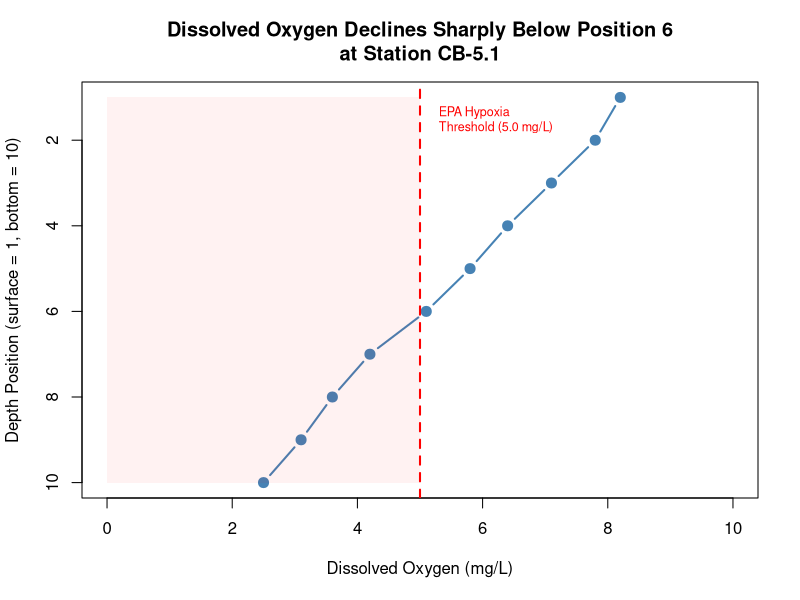
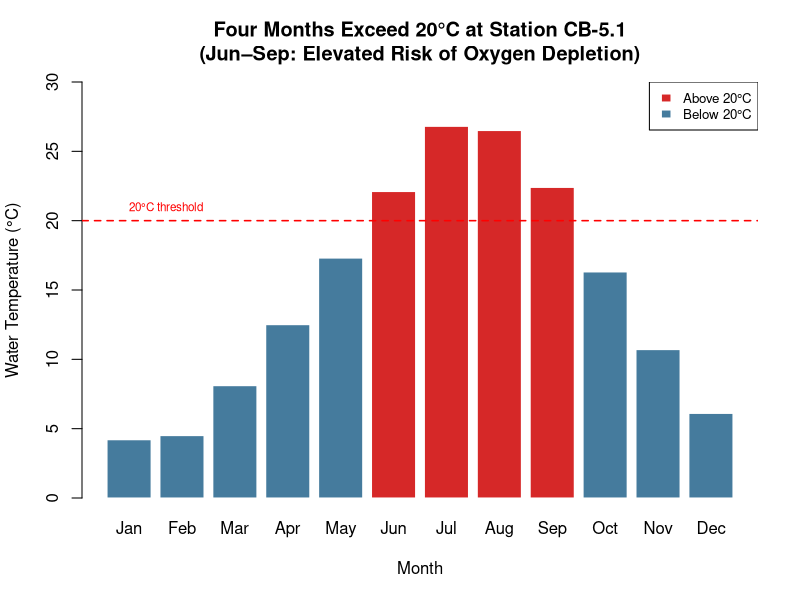
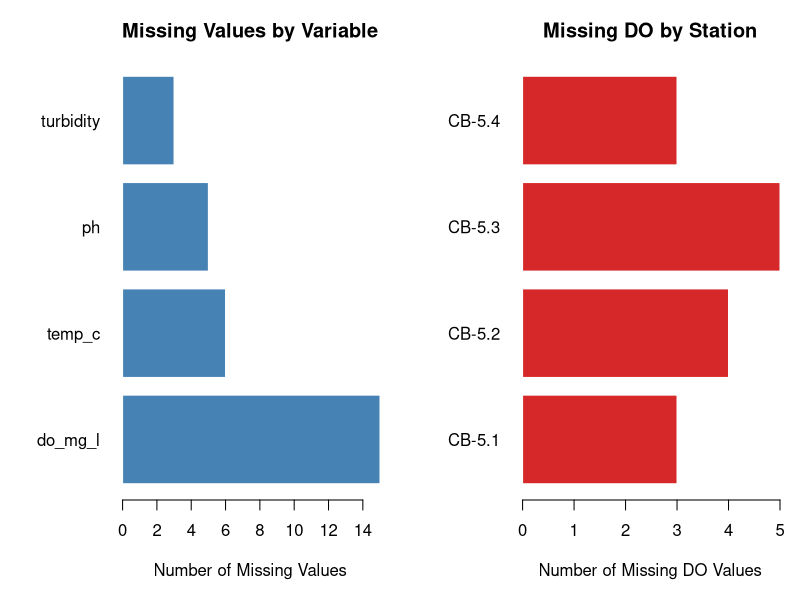
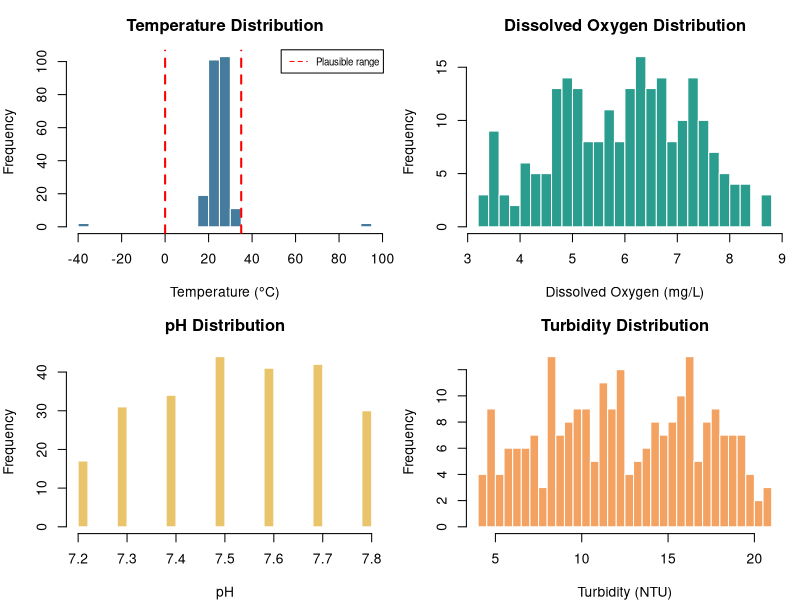
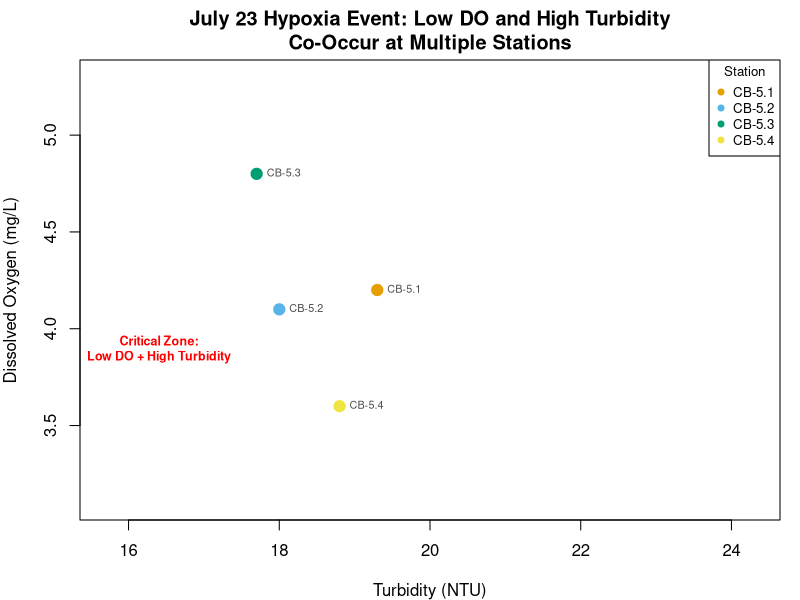
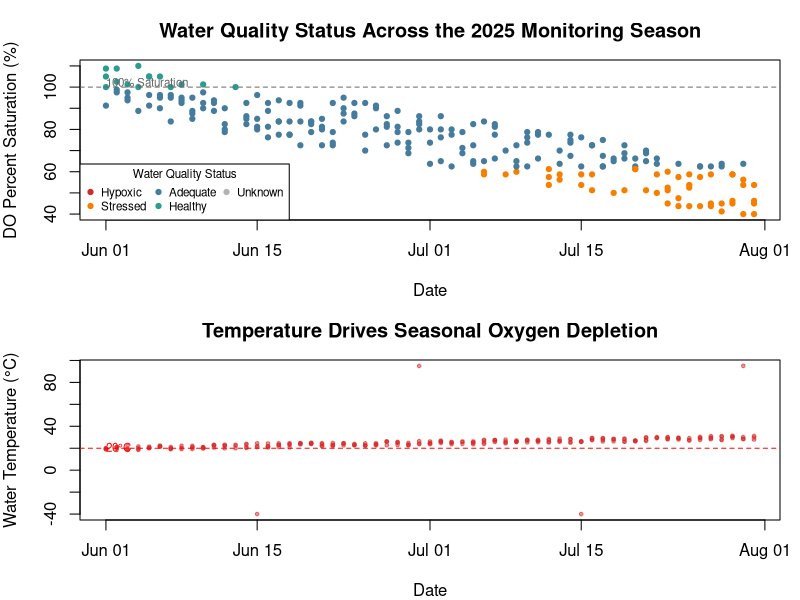
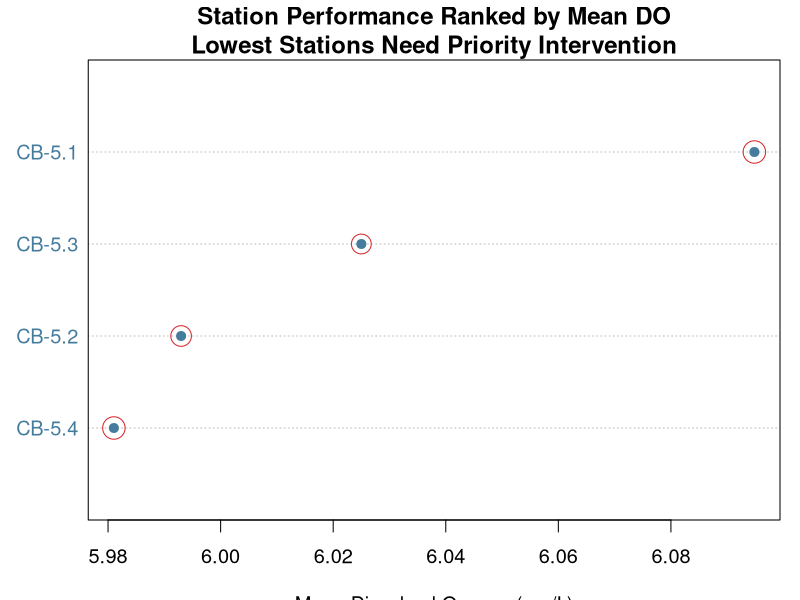
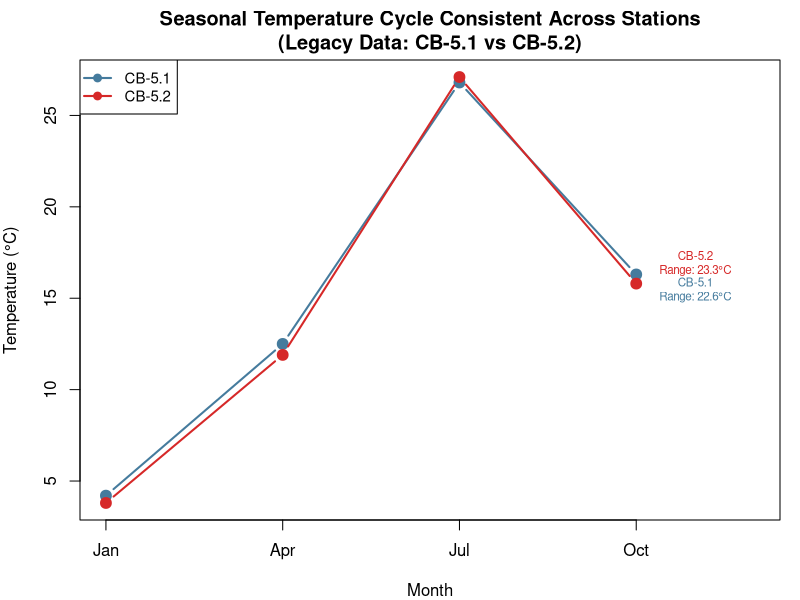

Write the R code that produced these figures, in order.
# =============================================================================
# Lecture 4: Data Visualization and Interpretation — Solutions (R)
# Environmental Data Science (ENST431/631)
# Author: Akash Koppa
# =============================================================================

# Each exercise below is fully self-contained: it includes all data loading,
# preparation, and transformation code needed to run independently.

# =============================================================================
# EXERCISE 1: Visualizing the Oxygen Profile
# =============================================================================

# --- Data Setup (self-contained) ---
do_readings <- c(8.2, 7.8, 7.1, 6.4, 5.8, 5.1, 4.2, 3.6, 3.1, 2.5)
depths <- 1:10
monthly_temps <- c(Jan = 4.2, Feb = 4.5, Mar = 8.1, Apr = 12.5, May = 17.3,
                   Jun = 22.1, Jul = 26.8, Aug = 26.5, Sep = 22.4,
                   Oct = 16.3, Nov = 10.7, Dec = 6.1)

# --- Figure A: DO Depth Profile ---
# Convention: depth on y-axis, increasing downward (mimics the water column)
plot(do_readings, depths,
     type = "b", pch = 19, col = "steelblue", lwd = 2, cex = 1.2,
     xlim = c(0, 10), ylim = c(10, 1),
     xlab = "Dissolved Oxygen (mg/L)",
     ylab = "Depth Position (surface = 1, bottom = 10)",
     main = "Dissolved Oxygen Declines Sharply Below Position 6\nat Station CB-5.1")

# EPA hypoxia threshold
abline(v = 5.0, col = "red", lty = 2, lwd = 2)
text(5.3, 1.5, "EPA Hypoxia\nThreshold (5.0 mg/L)", col = "red", cex = 0.75, adj = 0)

# Shade hypoxic zone
rect(xleft = 0, xright = 5.0, ybottom = 10, ytop = 1,
     col = rgb(1, 0, 0, 0.05), border = NA)

# --- Figure B: Seasonal Temperature Cycle ---
# Bar chart with conditional coloring to highlight warm months
temp_colors <- ifelse(monthly_temps > 20, "#d62828", "#457b9d")
bp <- barplot(monthly_temps, names.arg = names(monthly_temps),
              col = temp_colors, border = "white",
              xlab = "Month",
              ylab = "Water Temperature (\u00B0C)",
              main = "Four Months Exceed 20\u00B0C at Station CB-5.1\n(Jun\u2013Sep: Elevated Risk of Oxygen Depletion)",
              ylim = c(0, 30))

# 20 degree threshold
abline(h = 20, col = "red", lty = 2, lwd = 1.5)
text(bp[1], 21, "20\u00B0C threshold", col = "red", cex = 0.7, adj = 0)

# Legend
legend("topright",
       legend = c("Above 20\u00B0C", "Below 20\u00B0C"),
       fill = c("#d62828", "#457b9d"), border = "white", cex = 0.8)


# =============================================================================
# EXERCISE 2: Mapping the Data Gaps
# =============================================================================

# --- Data Setup (self-contained) ---
data <- read.csv("water_quality.csv", na.strings = c("NA", "-999", "-9999"))
data$date <- as.Date(data$date)
names(data)[names(data) == "turbidity_ntu"] <- "turbidity"

# --- Figure: Missing Data Pattern ---
# Two-panel figure: (1) NA counts by variable, (2) NA counts by station

par(mfrow = c(1, 2), mar = c(5, 6, 3, 1))

# Panel 1: NA counts by variable
na_counts <- sapply(data, function(x) sum(is.na(x)))
na_counts_sorted <- sort(na_counts[na_counts > 0], decreasing = TRUE)
barplot(na_counts_sorted, horiz = TRUE, las = 1,
        col = "steelblue", border = "white",
        xlab = "Number of Missing Values",
        main = "Missing Values by Variable")

# Panel 2: NA counts by station for DO
na_by_station <- tapply(is.na(data$do_mg_l), data$station, sum)
barplot(na_by_station, horiz = TRUE, las = 1,
        col = "#d62828", border = "white",
        xlab = "Number of Missing DO Values",
        main = "Missing DO by Station")

par(mfrow = c(1, 1))


# =============================================================================
# EXERCISE 3: Diagnosing Data Quality Visually
# =============================================================================

# --- Data Setup (self-contained) ---
data <- read.csv("water_quality.csv", na.strings = c("NA", "-999", "-9999"))
data$date <- as.Date(data$date)
names(data)[names(data) == "turbidity_ntu"] <- "turbidity"

# --- Figure: Four-panel distribution check ---
par(mfrow = c(2, 2), mar = c(4, 4, 3, 1))

# Temperature
hist(data$temp_c, breaks = 25, col = "#457b9d", border = "white",
     main = "Temperature Distribution",
     xlab = "Temperature (\u00B0C)", ylab = "Frequency")
abline(v = c(0, 35), col = "red", lty = 2, lwd = 2)
legend("topright", legend = "Plausible range", lty = 2, col = "red", cex = 0.7)

# Dissolved Oxygen
hist(data$do_mg_l, breaks = 25, col = "#2a9d8f", border = "white",
     main = "Dissolved Oxygen Distribution",
     xlab = "Dissolved Oxygen (mg/L)", ylab = "Frequency")
abline(v = c(0, 15), col = "red", lty = 2, lwd = 2)

# pH
hist(data$ph, breaks = 25, col = "#e9c46a", border = "white",
     main = "pH Distribution",
     xlab = "pH", ylab = "Frequency")
abline(v = c(6, 9), col = "red", lty = 2, lwd = 2)

# Turbidity
hist(data$turbidity, breaks = 25, col = "#f4a261", border = "white",
     main = "Turbidity Distribution",
     xlab = "Turbidity (NTU)", ylab = "Frequency")
abline(v = 0, col = "red", lty = 2, lwd = 2)

par(mfrow = c(1, 1))


# =============================================================================
# EXERCISE 4: Visualizing the Hypoxia Event
# =============================================================================

# --- Data Setup (self-contained) ---
data <- read.csv("water_quality.csv", na.strings = c("NA", "-999", "-9999"))
data$date <- as.Date(data$date)
names(data)[names(data) == "turbidity_ntu"] <- "turbidity"

# --- Filter to July 23rd event data ---
event <- data[data$date == as.Date("2025-07-23") &
              (data$do_mg_l < 6.0 | data$turbidity > 15), ]

# --- Figure: DO vs Turbidity Scatter with Quadrant Annotations ---
station_factor <- factor(event$station)
okabe_ito <- c("#E69F00", "#56B4E9", "#009E73", "#F0E442",
               "#0072B2", "#D55E00", "#CC79A7", "#999999")
point_colors <- okabe_ito[as.numeric(station_factor)]

plot(event$turbidity, event$do_mg_l,
     pch = 19, cex = 1.5, col = point_colors,
     xlab = "Turbidity (NTU)",
     ylab = "Dissolved Oxygen (mg/L)",
     main = "July 23 Hypoxia Event: Low DO and High Turbidity\nCo-Occur at Multiple Stations",
     xlim = c(min(event$turbidity, na.rm = TRUE) - 2,
              max(event$turbidity, na.rm = TRUE) + 5),
     ylim = c(min(event$do_mg_l, na.rm = TRUE) - 0.5,
              max(event$do_mg_l, na.rm = TRUE) + 0.5))

# Reference lines
abline(h = 6.0, col = "red", lty = 2, lwd = 1.5)
abline(v = 15, col = "darkorange", lty = 2, lwd = 1.5)

# Label the critical quadrant
text(max(event$turbidity, na.rm = TRUE) * 0.85,
     min(event$do_mg_l, na.rm = TRUE) + 0.3,
     "Critical Zone:\nLow DO + High Turbidity",
     col = "red", cex = 0.75, font = 2)

# Label points with station IDs
text(event$turbidity, event$do_mg_l,
     labels = event$station, pos = 4, cex = 0.65, col = "gray30")

# Legend
legend("topright",
       legend = levels(station_factor),
       col = okabe_ito[1:nlevels(station_factor)],
       pch = 19, cex = 0.8, title = "Station")


# =============================================================================
# EXERCISE 5: The Annual Report Timeline
# =============================================================================

# --- Data Setup (self-contained) ---
data <- read.csv("water_quality.csv", na.strings = c("NA", "-999", "-9999"))
data$date <- as.Date(data$date)
names(data)[names(data) == "turbidity_ntu"] <- "turbidity"

# --- Derived columns from Lecture 2 Exercise 5 ---
data$do_percent_sat <- (data$do_mg_l / 8.0) * 100
data$do_status <- ifelse(is.na(data$do_mg_l), "Unknown",
                  ifelse(data$do_mg_l < 2, "Hypoxic",
                  ifelse(data$do_mg_l < 5, "Stressed",
                  ifelse(data$do_mg_l < 8, "Adequate", "Healthy"))))

# --- Figure: Two-panel timeline ---
par(mfrow = c(2, 1), mar = c(4, 4, 3, 1))

# Panel 1: DO percent saturation over time, colored by status
status_colors <- c(Hypoxic = "#d62828", Stressed = "#f77f00",
                   Adequate = "#457b9d", Healthy = "#2a9d8f",
                   Unknown = "gray70")
plot(data$date, data$do_percent_sat,
     pch = 19, cex = 0.7,
     col = status_colors[data$do_status],
     xlab = "Date",
     ylab = "DO Percent Saturation (%)",
     main = "Water Quality Status Across the 2025 Monitoring Season")
abline(h = 100, col = "gray40", lty = 2)
text(min(data$date), 102, "100% Saturation", col = "gray40", cex = 0.7, adj = 0)
legend("bottomleft",
       legend = names(status_colors),
       col = status_colors, pch = 19, cex = 0.7,
       ncol = 3, title = "Water Quality Status")

# Panel 2: Temperature over time
plot(data$date, data$temp_c,
     pch = 19, cex = 0.5, col = adjustcolor("#d62828", alpha.f = 0.5),
     xlab = "Date",
     ylab = "Water Temperature (\u00B0C)",
     main = "Temperature Drives Seasonal Oxygen Depletion")
abline(h = 20, col = "red", lty = 2)
text(min(data$date), 21, "20\u00B0C", col = "red", cex = 0.7, adj = 0)

par(mfrow = c(1, 1))


# =============================================================================
# EXERCISE 6: The Station Scorecard
# =============================================================================

# --- Data Setup (self-contained) ---
data <- read.csv("water_quality.csv", na.strings = c("NA", "-999", "-9999"))
data$date <- as.Date(data$date)
names(data)[names(data) == "turbidity_ntu"] <- "turbidity"

# --- Station summary from Lecture 2 Exercise 6 ---
station_summary <- do.call(rbind, lapply(unique(data$station), function(st) {
  sub <- data[data$station == st, ]
  data.frame(
    station = st,
    mean_temp = mean(sub$temp_c, na.rm = TRUE),
    mean_do = mean(sub$do_mg_l, na.rm = TRUE),
    max_turbidity = max(sub$turbidity, na.rm = TRUE),
    n_obs = nrow(sub),
    prop_stressed = mean(sub$do_mg_l < 6, na.rm = TRUE)
  )
}))

# --- Figure: Cleveland dot plot of mean DO, sorted ---
ord <- order(station_summary$mean_do)
dotchart(station_summary$mean_do[ord],
         labels = station_summary$station[ord],
         pch = 19, col = "#457b9d", cex = 1.2,
         xlab = "Mean Dissolved Oxygen (mg/L)",
         main = "Station Performance Ranked by Mean DO\nLowest Stations Need Priority Intervention")

# Reference lines
abline(v = 5.0, col = "#d62828", lty = 2, lwd = 2)
text(5.2, 1, "Stress threshold\n(5.0 mg/L)", col = "#d62828", cex = 0.7)

abline(v = 2.0, col = "#d62828", lty = 3, lwd = 1.5)
text(2.2, 1, "Hypoxia\n(2.0 mg/L)", col = "#d62828", cex = 0.7)

# Point size encodes proportion stressed
point_sizes <- 1 + station_summary$prop_stressed[ord] * 4
points(station_summary$mean_do[ord],
       1:nrow(station_summary),
       pch = 1, cex = point_sizes, col = "#d62828")


# =============================================================================
# EXERCISE 7: Revealing Seasonal Patterns in Legacy Data
# =============================================================================

# --- Data Setup (self-contained) ---
temps_wide <- data.frame(
  station = c("CB-5.1", "CB-5.2"),
  jan = c(4.2, 3.8), apr = c(12.5, 11.9),
  jul = c(26.8, 27.1), oct = c(16.3, 15.8)
)

long_data <- reshape(temps_wide, direction = "long",
                     varying = list(c("jan", "apr", "jul", "oct")),
                     v.names = "temperature", timevar = "month",
                     times = c("Jan", "Apr", "Jul", "Oct"))

# --- Figure: Overlaid line plot ---
stations <- unique(long_data$station)
colors <- c("#457b9d", "#d62828")
month_nums <- c(Jan = 1, Apr = 4, Jul = 7, Oct = 10)

plot(NULL,
     xlim = c(1, 12), ylim = range(long_data$temperature),
     xlab = "Month", ylab = "Temperature (\u00B0C)",
     main = "Seasonal Temperature Cycle Consistent Across Stations\n(Legacy Data: CB-5.1 vs CB-5.2)",
     xaxt = "n")
axis(1, at = c(1, 4, 7, 10), labels = c("Jan", "Apr", "Jul", "Oct"))

for (i in seq_along(stations)) {
  sub <- long_data[long_data$station == stations[i], ]
  x_positions <- month_nums[sub$month]
  lines(x_positions, sub$temperature,
        col = colors[i], type = "b", pch = 19, lwd = 2, cex = 1.3)
}

legend("topleft", legend = stations,
       col = colors, lty = 1, pch = 19, lwd = 2, cex = 0.9)

# Seasonal range annotation
for (i in seq_along(stations)) {
  sub <- long_data[long_data$station == stations[i], ]
  range_val <- max(sub$temperature) - min(sub$temperature)
  text(11, min(sub$temperature) + range_val / 2 + (i - 1) * 1.5,
       paste0(stations[i], "\nRange: ", round(range_val, 1), "\u00B0C"),
       cex = 0.7, col = colors[i])
}


# =============================================================================
# EXERCISE 8: Exploring Nutrient-Oxygen Connections
# =============================================================================

# --- Data Setup (self-contained) ---
data <- read.csv("water_quality.csv", na.strings = c("NA", "-999", "-9999"))
data$date <- as.Date(data$date)
names(data)[names(data) == "turbidity_ntu"] <- "turbidity"

# --- Station metadata from Lecture 2 Exercise 8 ---
station_meta <- data.frame(
  station = c("CB-5.1", "CB-5.2", "CB-5.3", "CB-6.1"),
  region = c("Main Stem", "Main Stem", "Main Stem", "Lower Bay"),
  type = c("Fixed", "Fixed", "Fixed", "Rotating"),
  lat = c(38.978, 38.856, 38.742, 37.587),
  lon = c(-76.381, -76.372, -76.321, -76.138)
)

# --- Nutrient data from Lecture 2 Exercise 8 ---
nutrient_data <- data.frame(
  station = c("CB-5.1", "CB-5.2", "CB-6.1"),
  date = as.Date(c("2025-06-15", "2025-06-15", "2025-06-15")),
  nitrogen_mg_l = c(1.2, 1.5, 0.9),
  phosphorus_mg_l = c(0.08, 0.12, 0.06)
)

# --- Merge all three datasets ---
merged <- merge(data, station_meta, by = "station", all.x = TRUE)
merged <- merge(merged, nutrient_data, by = c("station", "date"), all.x = TRUE)
# Keep only rows with nutrient data for plotting
merged <- merged[!is.na(merged$nitrogen_mg_l), ]

# --- Figure: Scatter with region color and phosphorus size ---
region_colors <- ifelse(merged$region == "Main Stem", "#457b9d", "#d62828")
phos_sizes <- merged$phosphorus_mg_l * 40 + 1  # scale for visibility

plot(merged$nitrogen_mg_l, merged$do_mg_l,
     pch = 19,
     col = adjustcolor(region_colors, alpha.f = 0.6),
     cex = phos_sizes / 5,
     xlab = "Nitrogen Concentration (mg/L)",
     ylab = "Dissolved Oxygen (mg/L)",
     main = "Higher Nitrogen Associated with Lower Dissolved Oxygen\nin Main Stem Stations")

# Trend line
fit <- lm(do_mg_l ~ nitrogen_mg_l, data = merged)
abline(fit, col = "gray40", lty = 2, lwd = 1.5)

# Legend for regions
legend("topright",
       legend = c("Main Stem", "Lower Bay"),
       col = c("#457b9d", "#d62828"),
       pch = 19, cex = 0.9, title = "Region")

# Legend for phosphorus (approximate)
legend("bottomleft",
       legend = c("Low P", "High P"),
       pt.cex = c(1, 2.5), pch = 1, cex = 0.8,
       title = "Phosphorus (mg/L)")


# =============================================================================
# EXERCISE 9: Diagnosing Oxygen Stress with Your Toolkit
# =============================================================================

# --- Data Setup (self-contained) ---
data <- read.csv("water_quality.csv", na.strings = c("NA", "-999", "-9999"))
data$date <- as.Date(data$date)
names(data)[names(data) == "turbidity_ntu"] <- "turbidity"

# --- Functions from Lecture 2 Exercise 9 ---
calc_saturation_deficit <- function(do_measured, temperature) {
  do_saturated <- 14.62 - (0.3898 * temperature)
  return(do_saturated - do_measured)
}

classify_water_quality <- function(do_val, temp,
                                   hypoxic_threshold = 2.0,
                                   stress_threshold = 5.0) {
  if (is.na(do_val) | is.na(temp)) return("Unknown")
  if (do_val < hypoxic_threshold) return("Critical")
  if (do_val < stress_threshold) return("Stressed")
  if (temp > 28) return("Heat Stress")
  return("Good")
}

# --- Apply functions to dataset ---
data$sat_deficit <- calc_saturation_deficit(data$do_mg_l, data$temp_c)
data$wq_class <- mapply(classify_water_quality, data$do_mg_l, data$temp_c)

# --- Figure: Saturation deficit vs temperature ---
class_colors <- c(Critical = "#d62828", Stressed = "#f77f00",
                  "Heat Stress" = "#7b2d8b", Good = "#2a9d8f",
                  Unknown = "gray70")
point_cols <- class_colors[data$wq_class]

plot(data$temp_c, data$sat_deficit,
     pch = 19, cex = 0.8,
     col = adjustcolor(point_cols, alpha.f = 0.5),
     xlab = "Water Temperature (\u00B0C)",
     ylab = "Saturation Deficit (mg/L)",
     main = "Oxygen Deficit Peaks at High Temperatures\n(Warm Water Holds Less Oxygen and Actual DO Drops)")

# Theoretical saturation curve
temp_seq <- seq(min(data$temp_c, na.rm = TRUE),
                max(data$temp_c, na.rm = TRUE), by = 0.5)
do_sat <- 14.62 - 0.3898 * temp_seq
lines(temp_seq, do_sat, col = "gray30", lwd = 2, lty = 2)
text(max(temp_seq) - 2, max(do_sat) - 0.5,
     "Theoretical\nMax DO", col = "gray30", cex = 0.7)

# Zero deficit line
abline(h = 0, col = "gray60", lty = 3)

legend("topleft",
       legend = names(class_colors[class_colors != "gray70"]),
       col = class_colors[class_colors != "gray70"],
       pch = 19, cex = 0.8, title = "Classification")


# =============================================================================
# EXERCISE 10: Visualizing Uncertainty in Simulations
# =============================================================================

# --- Data Setup (self-contained) ---
simulate_hypoxia <- function() {
  do_level <- 8.0
  trajectory <- do_level
  while (do_level >= 2.0) {
    do_level <- do_level - runif(1, 0.1, 0.5)
    trajectory <- c(trajectory, do_level)
  }
  return(trajectory)
}

# Run 100 simulations
set.seed(42)
sims <- lapply(1:100, function(i) simulate_hypoxia())
days_to_hypoxia <- sapply(sims, length) - 1

# --- Figure A: Simulation Trajectories ---
max_days <- max(sapply(sims, length))

plot(NULL,
     xlim = c(0, max_days), ylim = c(0, 9),
     xlab = "Day",
     ylab = "Dissolved Oxygen (mg/L)",
     main = "100 Simulated Hypoxia Events: Envelope of Possible Trajectories")

# Draw all trajectories with transparency
for (traj in sims) {
  lines(0:(length(traj) - 1), traj,
        col = adjustcolor("#457b9d", alpha.f = 0.12), lwd = 0.8)
}

# Highlight the median trajectory (closest to median days)
median_days <- median(days_to_hypoxia)
median_idx <- which.min(abs(days_to_hypoxia - median_days))[1]
lines(0:(length(sims[[median_idx]]) - 1), sims[[median_idx]],
      col = "#d62828", lwd = 2.5)

# Reference lines for DO thresholds
abline(h = 8.0, col = "#2a9d8f", lty = 2, lwd = 1.5)
abline(h = 5.0, col = "#f77f00", lty = 2, lwd = 1.5)
abline(h = 2.0, col = "#d62828", lty = 2, lwd = 1.5)

# Labels
text(max_days * 0.9, 8.3, "Healthy (8.0)", col = "#2a9d8f", cex = 0.7)
text(max_days * 0.9, 5.3, "Stressed (5.0)", col = "#f77f00", cex = 0.7)
text(max_days * 0.9, 2.3, "Critical (2.0)", col = "#d62828", cex = 0.7)

legend("topright",
       legend = c("Individual simulation", "Median trajectory"),
       col = c(adjustcolor("#457b9d", alpha.f = 0.4), "#d62828"),
       lwd = c(1, 2.5), cex = 0.8)


# --- Figure B: Distribution of Days to Hypoxia ---
hist(days_to_hypoxia, breaks = 15,
     col = "#457b9d", border = "white",
     main = "Distribution of Days to Critical Hypoxia (DO < 2.0 mg/L)\nBased on 100 Stochastic Simulations",
     xlab = "Days Until Critical Hypoxia",
     ylab = "Number of Simulations")

# Median line
abline(v = median(days_to_hypoxia), col = "#d62828", lwd = 2.5)
text(median(days_to_hypoxia) + 0.5, par("usr")[4] * 0.9,
     paste0("Median: ", median(days_to_hypoxia), " days"),
     col = "#d62828", cex = 0.85, adj = 0, font = 2)

# IQR shading
q25 <- quantile(days_to_hypoxia, 0.25)
q75 <- quantile(days_to_hypoxia, 0.75)
rect(xleft = q25, xright = q75,
     ybottom = par("usr")[3], ytop = par("usr")[4],
     col = rgb(0.85, 0.17, 0.16, 0.1), border = NA)
text(q75 + 0.3, par("usr")[4] * 0.75,
     paste0("IQR: ", q25, "\u2013", q75, " days"),
     col = "#d62828", cex = 0.75, adj = 0)

# Risk statement
cat("\n--- Risk Statement ---\n")
cat(sprintf("Based on 100 simulations, critical hypoxia is expected within %d-%d days,\n",
            min(days_to_hypoxia), max(days_to_hypoxia)))
cat(sprintf("with a median of %d days.\n", median(days_to_hypoxia)))
pct_fast <- mean(days_to_hypoxia <= quantile(days_to_hypoxia, 0.1)) * 100
cat(sprintf("In %.0f%% of simulations, critical conditions developed within %d days.\n",
            pct_fast, quantile(days_to_hypoxia, 0.1)))
cat(sprintf("Summary quantiles: %s\n",
            paste(names(quantile(days_to_hypoxia, c(0.05, 0.25, 0.5, 0.75, 0.95))),
                  quantile(days_to_hypoxia, c(0.05, 0.25, 0.5, 0.75, 0.95)),
                  sep = "=", collapse = ", ")))
